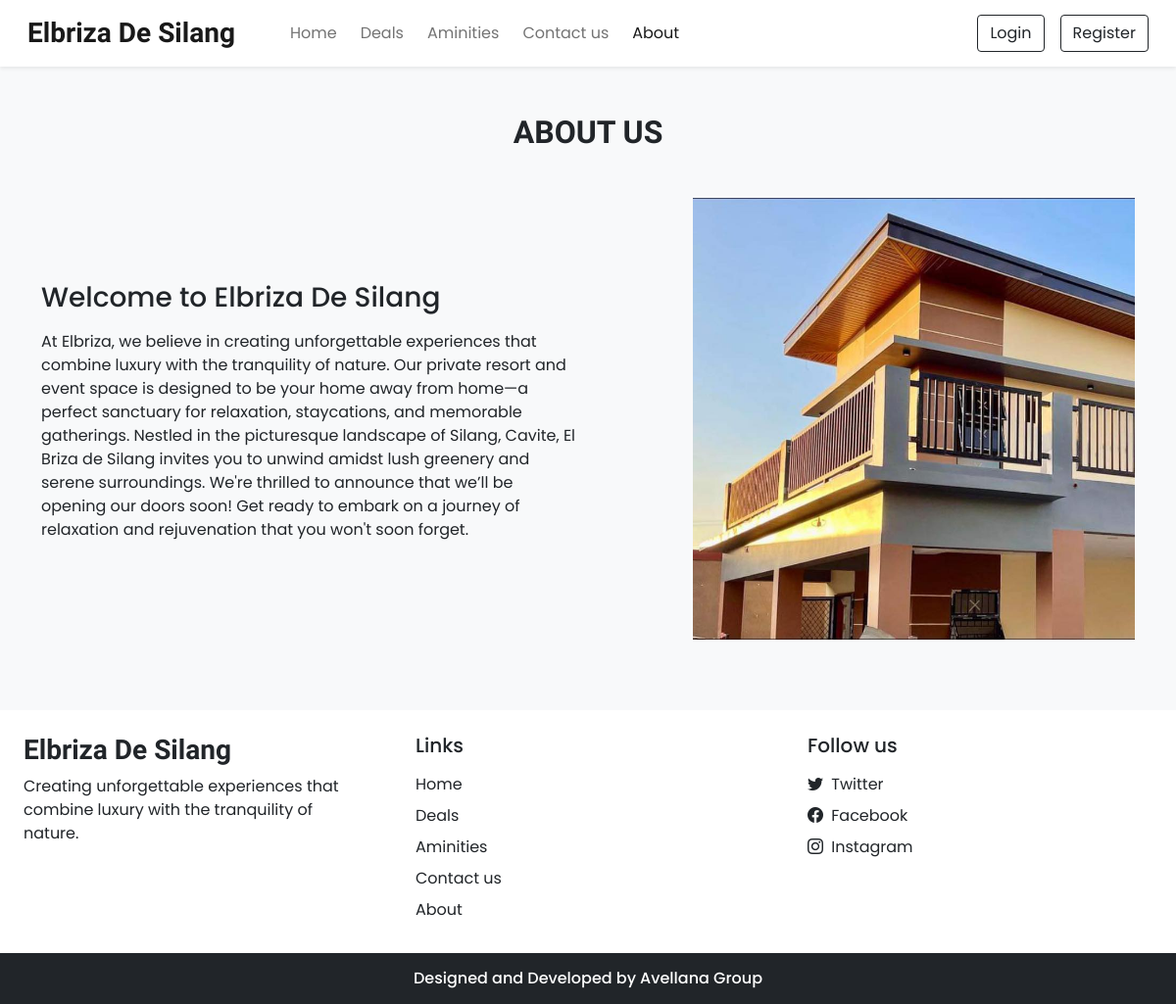
Page /about.php on the committed database.
### tables this page shows
CREATE TABLE `settings` (
  `sr_no` int(11) NOT NULL,
  `site_title` varchar(50) NOT NULL,
  `site_about` varchar(250) NOT NULL,
  `shutdown` tinyint(1) NOT NULL
);

### admin/inc/db_config.php (called while the page is built, shortened)
<?php
  function select($sql,$values,$datatypes)
  {
    $con = $GLOBALS['con'];
    if($stmt = mysqli_prepare($con,$sql))
    {
      mysqli_stmt_bind_param($stmt,$datatypes,...$values);
      if(mysqli_stmt_execute($stmt)){
        $res = mysqli_stmt_get_result($stmt);
        return $res;
      }
      else{
        mysqli_stmt_close($stmt);
        die("Query cannot be executed - Select");
      }
    }
    else{
      die("Query cannot be prepared - Select");
    }
  }
?>

### about.php (the view, shortened to what this page needs)
<!DOCTYPE html>
<html lang="en">
<head>
  <link  rel="stylesheet" href="https://unpkg.com/swiper@7/swiper-bundle.min.css">
  <?php require('inc/links.php'); ?>
</head>
<body class="bg-light">
  <?php require('inc/header.php'); ?>
  <div class="my-5 px-4">
    <h2 class="fw-bold h-font text-center">ABOUT US</h2>
  </div>
  <div class="container">
    <div class="row justify-content-between align-items-center">
      <div class="col-lg-6 col-md-5 mb-4 order-lg-1 order-md-1 order-2">
        <h3 class="mb-3">Welcome to Elbriza De Silang</h3>
        <p>
        At Elbriza, we believe in creating unforgettable experiences that combine luxury with the tranquility of nature.
        Our private resort and event space is designed to be your home away from home—a perfect sanctuary for relaxation,
        staycations, and memorable gatherings.
        Nestled in the picturesque landscape of Silang, Cavite,
        El Briza de Silang invites you to unwind amidst lush greenery and serene surroundings.
        We're thrilled to announce that we’ll be opening our doors soon! Get ready to embark on
        a journey of relaxation and rejuvenation that you won't soon forget.
        </p>
      </div>
      <div class="col-lg-5 col-md-5 mb-4 order-lg-2 order-md-2 order-1">
        <img src="images/about/elbriza.jpg" class="w-100">
      </div>
    </div>
  </div>
  <?php require('inc/footer.php'); ?>
</body>
</html>

### inc/header.php (shortened to what this page needs)
<nav id="nav-bar" class="navbar navbar-expand-lg navbar-light bg-white px-lg-3 py-lg-2 shadow-sm sticky-top">
  <div class="container-fluid">
    <a class="navbar-brand me-5 fw-bold fs-3 h-font" href="index.php"><?php echo $settings_r['site_title'] ?></a>
    <div class="collapse navbar-collapse" id="navbarSupportedContent">
      <ul class="navbar-nav me-auto mb-2 mb-lg-0">
        <li class="nav-item">
          <a class="nav-link me-2" href="index.php">Home</a>
        </li>
        <li class="nav-item">
          <a class="nav-link me-2" href="rooms.php">Deals</a>
        </li>
        <li class="nav-item">
          <a class="nav-link me-2" href="facilities.php">Aminities</a>
        </li>
        <li class="nav-item">
          <a class="nav-link me-2" href="contact.php">Contact us</a>
        </li>
        <li class="nav-item">
          <a class="nav-link" href="about.php">About</a>
        </li>
      </ul>
      <div class="d-flex">
        <?php
          if(isset($_SESSION['login']) && $_SESSION['login']==true)
          {
            $path = USERS_IMG_PATH;
            echo<<<data
              <div class="btn-group">
                <button type="button" class="btn btn-outline-dark shadow-none dropdown-toggle" data-bs-toggle="dropdown" data-bs-display="static" aria-expanded="false">
                  <img src="$path$_SESSION[uPic]" style="width: 25px; height: 25px;" class="me-1 rounded-circle">
                  $_SESSION[uName]
                </button>
                <ul class="dropdown-menu dropdown-menu-lg-end">
                  <li><a class="dropdown-item" href="profile.php">Profile</a></li>
                  <li><a class="dropdown-item" href="bookings.php">Bookings</a></li>
                  <li><a class="dropdown-item" href="logout.php">Logout</a></li>
                </ul>
              </div>
            data;
          }
          else
          {
            echo<<<data
              <button type="button" class="btn btn-outline-dark shadow-none me-lg-3 me-2" data-bs-toggle="modal" data-bs-target="#loginModal">
                Login
              </button>
              <button type="button" class="btn btn-outline-dark shadow-none" data-bs-toggle="modal" data-bs-target="#registerModal">
                Register
              </button>
            data;
          }
        ?>
      </div>
    </div>
  </div>
</nav>

### inc/footer.php (shortened to what this page needs)
<div class="container-fluid bg-white mt-5">
  <div class="row">
    <div class="col-lg-4 p-4">
      <h3 class="h-font fw-bold fs-3 mb-2"><?php echo $settings_r['site_title'] ?></h3>
      <p>
        <?php echo $settings_r['site_about'] ?>
      </p>
    </div>
    <div class="col-lg-4 p-4">
      <h5 class="mb-3">Links</h5>
      <a href="index.php" class="d-inline-block mb-2 text-dark text-decoration-none">Home</a> <br>
      <a href="rooms.php" class="d-inline-block mb-2 text-dark text-decoration-none">Deals</a> <br>
      <a href="facilities.php" class="d-inline-block mb-2 text-dark text-decoration-none">Aminities</a> <br>
      <a href="contact.php" class="d-inline-block mb-2 text-dark text-decoration-none">Contact us</a> <br>
      <a href="about.php" class="d-inline-block mb-2 text-dark text-decoration-none">About</a>
    </div>
    <div class="col-lg-4 p-4">
        <h5 class="mb-3">Follow us</h5>
        <?php
          if($contact_r['tw']!=''){
            echo<<<data
              <a href="$contact_r[tw]" class="d-inline-block text-dark text-decoration-none mb-2">
                <i class="bi bi-twitter me-1"></i> Twitter
              </a><br>
            data;
          }
        ?>
        <a href="<?php echo $contact_r['fb'] ?>" class="d-inline-block text-dark text-decoration-none mb-2">
          <i class="bi bi-facebook me-1"></i> Facebook
        </a><br>
        <a href="<?php echo $contact_r['insta'] ?>" class="d-inline-block text-dark text-decoration-none">
          <i class="bi bi-instagram me-1"></i> Instagram
        </a><br>
    </div>
  </div>
</div>
<h6 class="text-center bg-dark text-white p-3 m-0">Designed and Developed by Avellana Group</h6>

### css/common.css (style rules this page uses)
:root { --teal: #2ec1ac; --teal_hover: #279e8c; }
* { font-family: 'Poppins', sans-serif; }
.h-font { font-family: 'Merienda', cursive; }

### rows in the picture
settings: site_title "Elbriza De Silang", site_about "Creating unforgettable experiences that combine luxury with the tranquility of nature."
